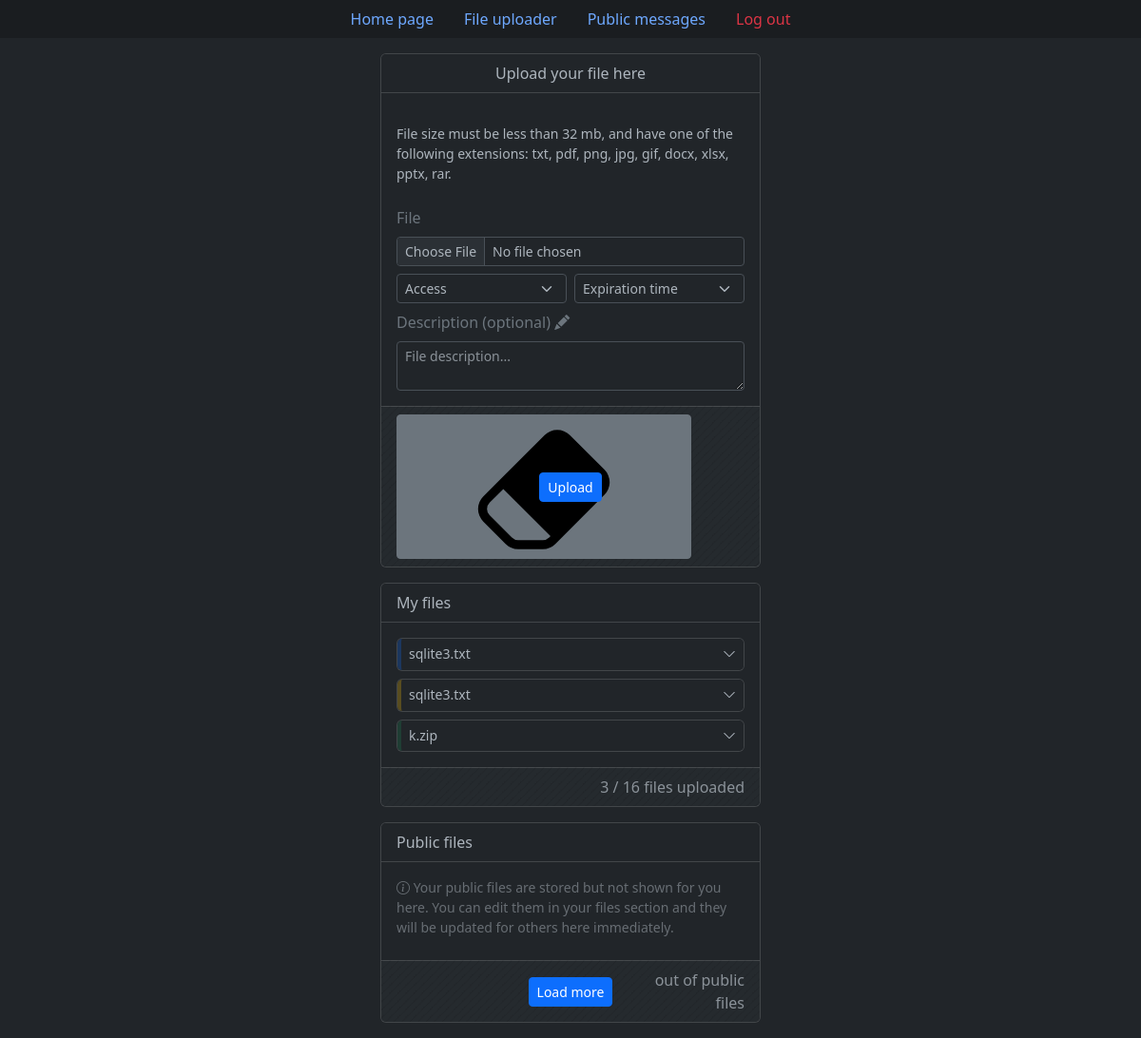
Before: /upload_file (signed in) with the older database file.
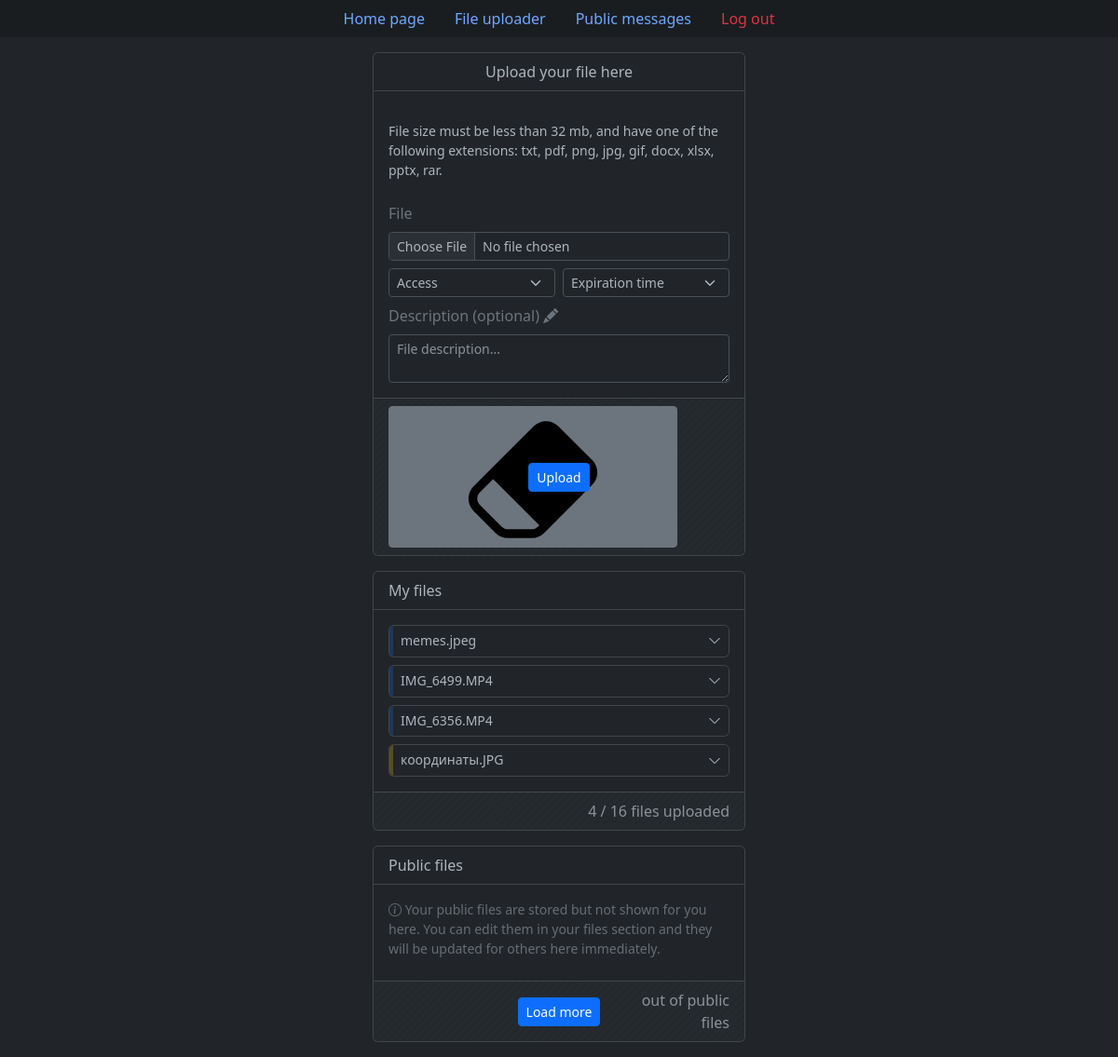
After: the same page with the newer database file.
### tables this page shows
CREATE TABLE "files" (
    "id" integer,
    "original_file_name" text NOT NULL,
    "unique_file_name" text NOT NULL,
    "size_in_bytes" integer NOT NULL,
    "owner_id" text NOT NULL,
    "privacy" text NOT NULL,
    "upload_date" text NOT NULL,
    "expires" text NOT NULL,
    "description" text,
    FOREIGN KEY("owner_id") REFERENCES "users"("id") ON DELETE CASCADE ON UPDATE CASCADE,
    PRIMARY KEY("ID" AUTOINCREMENT)
);

### blueprints/file_uploader/views.py (the view, shortened to what this page needs)
@file_uploader.route("/upload_file", methods=["GET", "POST"])
def upload_file():
    if request.method == "GET":
        db = sqlite3db.get_db()
        cur = db.cursor()
        if current_user.is_authenticated:
            user_files = cur.execute("""
                SELECT f.id, original_file_name, unique_file_name, size_in_bytes,
                   owner_id, privacy, strftime("%d.%m.%Y %H:%M", upload_date) upload_date,
                   strftime("%d.%m.%Y %H:%M", expires) expires, description, username
                FROM files f
                LEFT JOIN users u ON f.owner_id = u.id
                WHERE owner_id = ?
                ORDER BY datetime(upload_date) DESC
            """, [current_user.id]).fetchall()
        else:
            user_files = None
        return render_template("file_uploader/upload_file.html", user_files=user_files)

### app.py (called while the page is built)
@login_manager.user_loader
def load_user(user_id):
    db = sqlite3db.get_db()
    cur = db.cursor()
    user = cur.execute("SELECT * FROM users WHERE id = ?", [user_id]).fetchone()
    if user is not None:
        return UserSQLite(user)
    return None

### blueprints/file_uploader/views.py (called while the page is built)
@file_uploader.teardown_request
def teardown_db(error):
    if hasattr(g, "db"):
        g.db.close()

### database.py (called while the page is built)
    def connect_db(self):
        con = sqlite3.connect(self.app.config["DB_PATH"])
        con.row_factory = sqlite3.Row
        return con

    def get_db(self):
        if not hasattr(g, "db"):
            g.db = self.connect_db()
        return g.db

### blueprints/file_uploader/templates/file_uploader/upload_file.html (shortened to what this page needs)
{% extends 'base.html' %}
{% if not validations %}
    {% set file_validation = "" %}
    {% set accessibility_validation = "" %}
    {% set expiration_validation = "" %}
    {% set description_validation = "" %}
    {% set file_feedback = "" %}
    {% set accessibility_feedback = "" %}
    {% set expiration_feedback = "" %}
    {% set description_feedback = "" %}
{% else %}
    {% set file_validation = "is-invalid" if not validations["file"]["check"] else "" %}
    {% set accessibility_validation = "is-invalid" if not validations["accessibility"]["check"] else "" %}
    {% set expiration_validation = "is-invalid" if not validations["expiration"]["check"] else "" %}
    {% set description_validation = "is-invalid" if not validations["description"]["check"] else "" %}
    {% set file_feedback = validations["file"]["feedback"] %}
    {% set accessibility_feedback = validations["accessibility"]["feedback"] %}
    {% set expiration_feedback = validations["expiration"]["feedback"] %}
    {% set description_feedback = validations["description"]["feedback"] %}
{% endif %}
{% block content %}
	<div class="card col-md-4 offset-md-4 mb-3">
		<div class="card-header text-center bg-dark fs-6 mb-3">
			Upload your file here
		</div>
		{% if not current_user.is_authenticated %}
			<div class="card-body ps-3 pe-3 pt-0 pb-0">
				<div class="card card-body mb-3 bg-body-secondary border border-secondary-subtle text-center"
					 style="font-size: .875rem;">
					<p class="mb-0">
						Uploading a file is <a href="{{ url_for('auth.log_in', next=url_for('file_uploader.upload_file')) }}"
												class="link-body"
												style="color: var(--bs-body-color);">log in</a> required.
					</p>
				</div>
			</div>
		{% else %}
			<form method="post" enctype="multipart/form-data" id="upload_file_form">
				<div class="card-body ps-3 pe-3 pt-0 pb-0">
					<div class="row g-2">
						<div class="col-md-12">
							<div class="bd-callout bd-callout-info mt-0 mb-0 py-3" style="font-size: .875rem;">
								File size must be less than {{ (config['FILE_UPLOAD_MAX_SIZE'] / (1024 * 1024))|int }} mb,
								and have one of the following extensions: txt, pdf, png, jpg, gif, docx, xlsx, pptx, rar.
							</div>
						</div>
						<div class="col-md-12">
							<p class="text-secondary fs-6 mb-0 pb-0">
								File
							</p>
						</div>
						<div class="col-md-12">
							<input class="form-control form-control-sm {{ file_validation }}"
								   type="file" id="formFile" name="outcoming_file" required>
						</div>
						<div class="col-md-6">
							<select class="form-select form-select-sm {{ accessibility_validation }}"
                                id="validationPrivacy" name="privacy" required>
								{% if form is defined %}
									<option disabled value="">Access</option>
								{% else %}
									<option selected disabled value="">Access</option>
								{% endif %}
							</select>
						</div>
						<div class="col-md-6">
							<select class="form-select form-select-sm {{ expiration_validation }}"
                                id="validationExpiration" name="expiration" required>
								{% if form is defined %}
									<option disabled value="">Expiration time</option>
								{% else %}
									<option selected disabled value="">Expiration time</option>
								{% endif %}
							</select>
						</div>
						<div class="col-md-12">
							<p class="text-secondary fs-6 mb-0 pb-0">
								Description (optional)
								<i class="bi bi-pencil-fill"></i>
							</p>
						</div>
						<div class="col-md-12">
							<textarea class="form-control form-control-sm {{ description_validation }}"
                                placeholder="File description..." id="validationDescription"
								name="file_description" rows="2"
								maxlength="{{ config['FILE_DESCRIPTION_LENGTH'] }}">{{ form.description if form is defined }}</textarea>
						</div>
					</div>
				</div>
				<div class="card-footer bg-stripes-body fs-6 mt-3">
					<div class="row g-0 align-items-center">
						<div class="col-md-4 text-start">
							<button type="button" class="btn btn-sm btn-secondary px-1 py-0"
									data-bs-toggle="tooltip" data-bs-placement="top" data-bs-title="Erase"
                                	data-bs-custom-class="tooltip-body"
									data-bs-trigger="hover"
									onclick="resetForm('upload_file_form')">
							</button>
						</div>
						<div class="col-md-4 text-center">
							<button type="submit" class="btn btn-sm btn-primary">Upload</button>
						</div>
					</div>
				</div>
			</form>
		{% endif %}
	</div>
	{% if current_user.is_authenticated %}
		<div class="card col-md-4 offset-md-4 mb-3">
			<div class="card-header text-start bg-dark fs-6 mb-3">
				My files
			</div>
			<div id="private-files-container" class="card-body py-0">
				{% if user_files %}
					{% for file in user_files %}
						{% set privacy_text_color =
							"text-primary text-opacity-75" if file['privacy'] == 'Public'
							else "text-warning text-opacity-75" if file['privacy'] == 'By link'
							else "text-success text-opacity-75" %}
						{% set privacy_border_color =
							"border-primary" if file['privacy'] == 'Public'
							else "border-warning" if file['privacy'] == 'By link'
							else "border-success" %}
						<div class="accordion accordion-dark-small">
							<div class="accordion-item mb-2">
								<h2 class="accordion-header">
									<button class="accordion-button collapsed shadow-none d-flex justify-content-between
											border-start border-4 {{ privacy_border_color }} border-opacity-25"
											type="button" data-bs-toggle="collapse"
											data-bs-target="#collapseFile{{ file['id'] }}" aria-expanded="true"
											aria-controls="collapseFile{{ file['id'] }}">
										<span class="d-inline-block text-truncate py-2"
											  style="max-width: 280px; font-size: .875rem;">
											{{ file['original_file_name'] }}
										</span>
									</button>
								</h2>
							</div>
						</div>
					{% endfor %}
				{% else %}
					<div class="card card-body text-center py-1 mb-2" style="font-size: .875rem;">
						You have not uploaded any file.
					</div>
				{% endif %}
			</div>
			<div class="card-footer bg-stripes-body mt-2">
				<div class="row g-0 align-items-center">
					<div class="col-md-12 text-end text-body-secondary">
						<span>
							<span id="private-files-count">{% if user_files %} {{ user_files|length }} {% else %} 0 {% endif %}</span> /
							<span id="private-files-allowed">{{ config["FILES_PER_USER"] }}</span> files uploaded
						</span>
					</div>
				</div>
			</div>
		</div>
	{% endif %}
	<div class="card col-md-4 offset-md-4 mb-3">
		<div class="card-header text-start bg-dark fs-6">
			Public files
		</div>
		{% if current_user.is_authenticated %}
			<div class="card-body text-body-tertiary pb-0" style="font-size: .875rem;">
				<i class="bi bi-info-circle"></i>
				Your public files are stored but not shown for you here.
				You can edit them in your files section and they will be updated for others here immediately.
			</div>
		{% endif %}
		<div id="public-files-container" class="card-body pb-0">
		</div>
		<div class="card-footer bg-stripes-body mt-2">
			<div class="row g-0 align-items-center">
				<div class="col-md-4 offset-md-4 text-center">
					<button id="load-more" type="button" class="btn btn-primary btn-sm">Load more</button>
				</div>
				<div class="col-md-4 text-end text-body-secondary">
					<span>
						 out of
						 public files
					</span>
				</div>
			</div>
		</div>
	</div>
{% endblock %}

### templates/base.html (shortened to what this page needs)
<!DOCTYPE html>
<html lang="en" data-bs-theme="dark">
<head>
    <link href="https://cdn.jsdelivr.net/npm/bootstrap@5.3.0-alpha1/dist/css/bootstrap.min.css" rel="stylesheet">
    <link href="https://getbootstrap.com/docs/5.3/assets/css/docs.css" rel="stylesheet">
    <link rel="stylesheet" href="https://cdn.jsdelivr.net/npm/bootstrap-icons@1.10.3/font/bootstrap-icons.css">
    <link rel=stylesheet type=text/css href="{{ url_for('static', filename='css/style.css') }}">
</head>
<body>
    <ul class="nav nav-pills bg-dark-subtle justify-content-center mb-3">
        <li class="nav-item">
            <a class="nav-link" aria-current="page" href="{{ url_for('home_page.index') }}">Home page</a>
        </li>
        <li class="nav-item">
            <a class="nav-link" href="{{ url_for('file_uploader.upload_file') }}">File uploader</a>
        </li>
        <li class="nav-item">
            <a class="nav-link" href="{{ url_for('public_messages.leave_message') }}">Public messages</a>
        </li>
        {% if current_user.is_authenticated %}
            <li class="nav-item">
                <a class="nav-link" style="--bs-nav-link-hover-color: var(--bs-danger-text); --bs-nav-link-color: rgba(var(--bs-danger-rgb));"  href="{{ url_for('auth.log_out') }}">Log out</a>
            </li>
        {% endif %}
    </ul>
    {% block content %} {% endblock %}
</body>
</html>

### static/css/style.css (style rules this page uses)
.bg-stripes-body { background-image: linear-gradient(135deg, #212529 8.33%, #252a2e 8.33%, #252a2e 50%, #212529 50%, #212529 58.33%, #252a2e 58.33%, #252a2e 100%); background-size: 8.49px 8.49px; }
.accordion-dark-small { --bs-accordion-bg: var(--bs-body-bg); --bs-accordion-border-color: var(--bs-border-color-translucent); --bs-accordion-active-bg: var(--bs-tertiary-bg); --bs-accordion-active-color: var(--bs-body-color); --bs-accordion-btn-bg: var(--bs-body-bg); --bs-accordion-btn-icon-width: 0.875rem; --bs-accordion-btn-padding-x: 0.5rem; --bs-accordion-btn-padding-y: 0rem; }

Changed rows visible on the page:
removed files: original_file_name "sqlite3.txt"
removed files: original_file_name "sqlite3.txt"
removed files: original_file_name "k.zip"
added files: original_file_name "memes.jpeg"
added files: original_file_name "IMG_6499.MP4"
added files: original_file_name "IMG_6356.MP4"
added files: original_file_name "координаты.JPG"
Other visible differences:
{{ user_files|length }}: "3" → "4"
